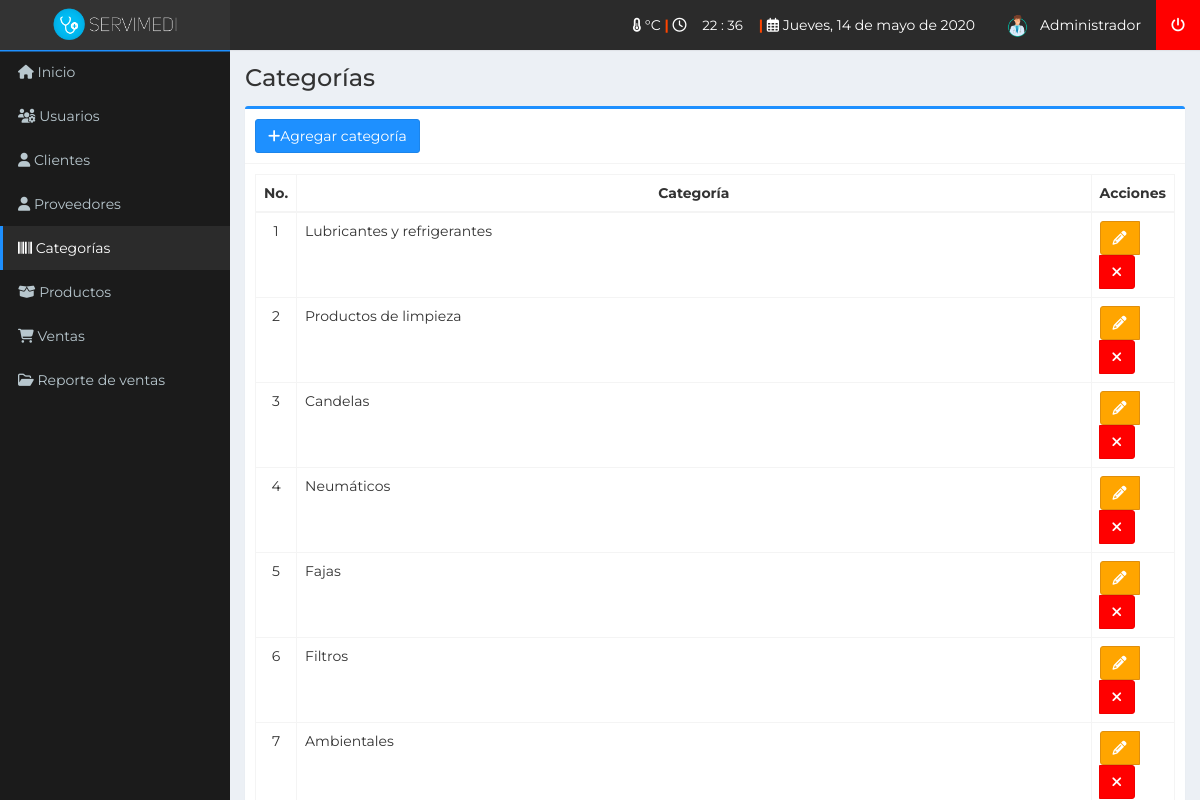
Screenshot of /categorias (signed in) with the database file from the repository.
### tables this page shows
CREATE TABLE `tbl_categoria` (
  `id` int(11) NOT NULL,
  `categoria` text NOT NULL,
  `fecha` timestamp NOT NULL DEFAULT current_timestamp() ON UPDATE current_timestamp()
);

### controladores/plantilla.controlador.php (called while the page is built)
<?php
class ControladorPlantilla{
	static public function ctrPlantilla(){
		include "vistas/plantilla.php";
	}
}

### index.php (called while the page is built, shortened)
<?php
require_once "controladores/plantilla.controlador.php";
require_once "controladores/usuarios.controlador.php";
require_once "controladores/categorias.controlador.php";
require_once "controladores/contactos.controlador.php";
require_once "modelos/categorias.modelo.php";
$plantilla = new ControladorPlantilla();
$plantilla -> ctrPlantilla();

### controladores/categorias.controlador.php (called while the page is built, shortened)
<?php
class ControladorCategorias{
	static public function ctrMostrarCategorias($item, $valor){
		$tabla = "tbl_categoria";
		$respuesta = ModeloCategorias::mdlMostrarCategorias($tabla, $item, $valor);
		return $respuesta;
	}
}

### modelos/conexion.php (called while the page is built)
<?php
class Conexion{
	static public function conectar(){
		$link = new PDO("mysql:host=localhost;dbname=sistemaservimedi",
			            "root",
			            "");
		$link->exec("set names utf8");
		return $link;
	}
}

### modelos/categorias.modelo.php (called while the page is built, shortened)
<?php
require_once "conexion.php";
class ModeloCategorias{
	static public function mdlMostrarCategorias($tabla, $item, $valor){
		if($item != null){
			$stmt = Conexion::conectar()->prepare("SELECT * FROM $tabla WHERE $item = :$item");
			$stmt -> bindParam(":".$item, $valor, PDO::PARAM_STR);
			$stmt -> execute();
			return $stmt -> fetch();
		}else{
			$stmt = Conexion::conectar()->prepare("SELECT * FROM $tabla");
			$stmt -> execute();
			return $stmt -> fetchAll();
		}
	}
}

### vistas/modulos/categorias.php (the view, shortened to what this page needs)
<div class="content-wrapper">
  <section class="content-header">
    <h1>
      Categorías
    </h1>
  </section>
  <section class="content">
    <div class="box box-dodgerblue">
      <?php
      if ($_SESSION["perfil"] == "Administrador" || "Editor"  ) {
        echo '
        <div class="box-header with-border">
          <button class="btn btn-dodgerblue" data-toggle="modal" data-target="#modalAgregarCategoria">
          <i class="fas fa-plus"></i>Agregar categoría
          </button>
        </div>';
      }
      ?>
      <div class="box-body">
        <table class="table table-bordered table-hover dt-responsive tablas" width="100%">
          <thead>
            <tr>
              <th style="width:10px; text-align: center">No.</th>
              <th style="text-align: center">Categoría</th>
              <?php
              if ($_SESSION["perfil"] == "Administrador") {
                echo '<th style="width:10px; text-align: center">Acciones</th>';
              }
              ?>
            </tr>
          </thead>
          <tbody>
            <?php
            $item = null;
            $valor = null;
            $categorias = ControladorCategorias::ctrMostrarCategorias($item, $valor);
            foreach ($categorias as $key => $value) {
              echo ' <tr>
                    <td style="text-align: center">' . ($key + 1) . '</td>
                    <td>' . $value["categoria"] . '</td>';
              if ($_SESSION["perfil"] == "Administrador") {
                echo '
                    <td style="text-align: center">
                      <div class="btn-group">
                        <button class="btn btn-warning btnEditarCategoria" idCategoria="' . $value["id"] . '" data-toggle="modal" data-target="#modalEditarCategoria"><i class="fa fa-pencil"></i></button>
                        <button class="btn btn-danger btnEliminarCategoria" idCategoria="' . $value["id"] . '"><i class="fa fa-times"></i></button>';
              }
              echo '</div>
                    </td>
                  </tr>';
            }
            ?>
          </tbody>
        </table>
      </div>
    </div>
  </section>
</div>

### rows the page displays
tbl_categoria: categoria "Lubricantes y refrigerantes"
tbl_categoria: categoria "Productos de limpieza"
tbl_categoria: categoria "Candelas"
tbl_categoria: categoria "Neumáticos"
tbl_categoria: categoria "Fajas"
tbl_categoria: categoria "Filtros"
tbl_categoria: categoria "Ambientales"

### other values shown
$_SESSION["nombre"] "Administrador"
